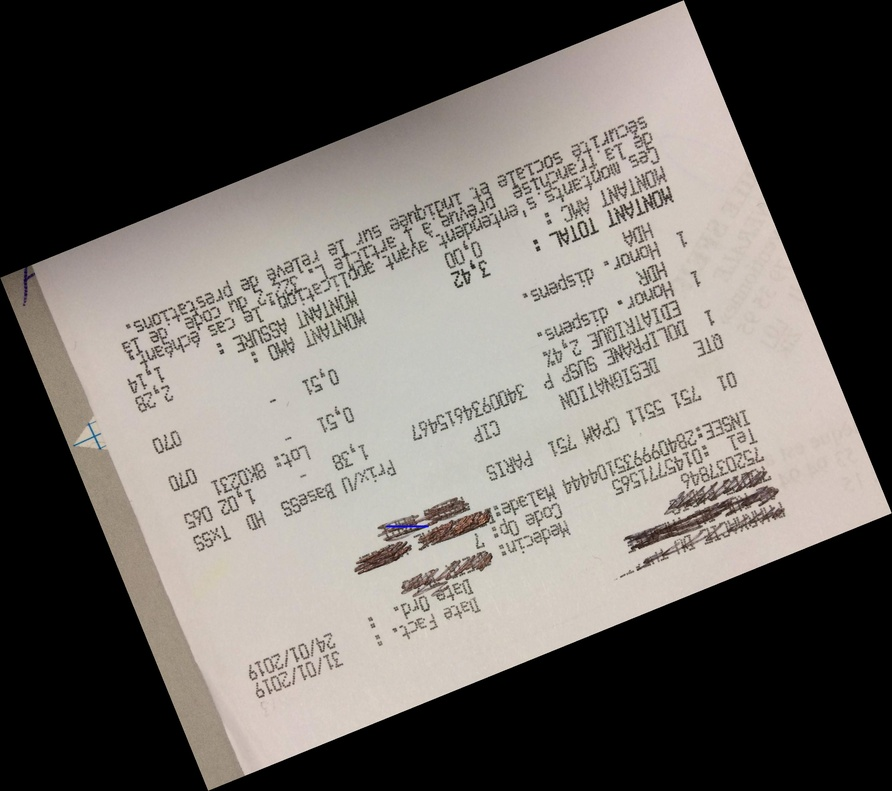
#> input picture rot.jpg, 892 x 791 px, shrunk from 2475 x 2193 before the run
$ jupyter execute --allow-errors 'text skew V2.ipynb'
#> lines starting #> are read from the running program, lines starting #| are printed output that depends on the picture
[cell 1]
import cv2
import numpy as np


#image_path='test.jpg'
img = cv2.imread('rot.jpg', cv2.IMREAD_GRAYSCALE)
#> img: shape (791, 892); min 0, max 225, mean 104.5

def compute_skew(image):
    image = cv2.bitwise_not(image)
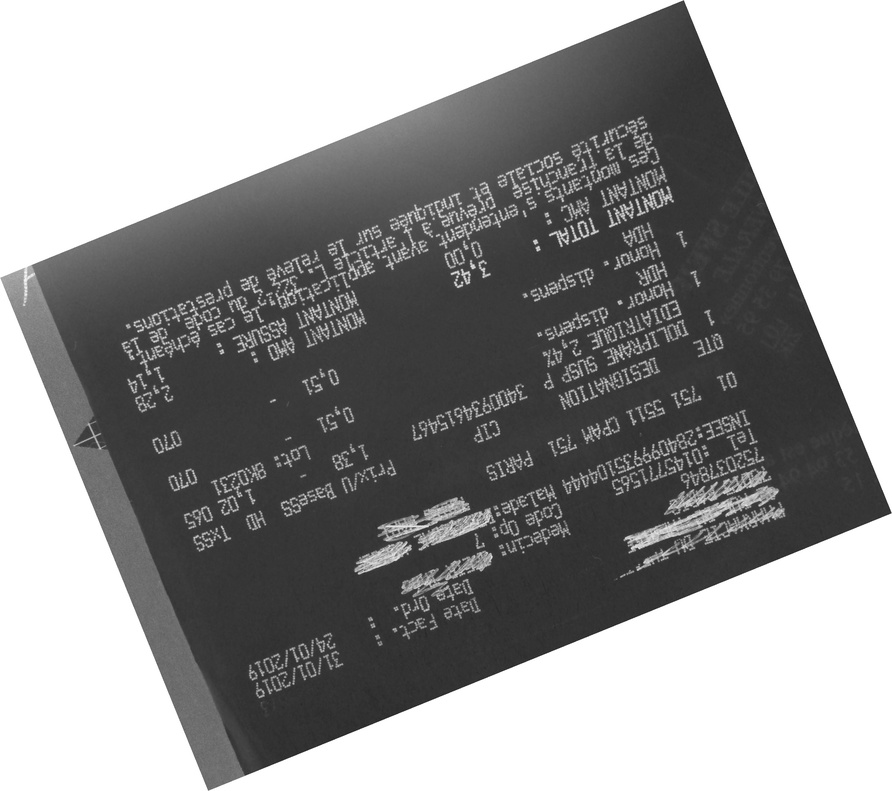
#> image: shape (791, 892); min 30, max 255, mean 150.5
    height, width = image.shape
#> height = 791; width = 892
    # Filter removed
    # edges = cv2.Canny(image, 150, 200, 3, 5)
    lines = cv2.HoughLinesP(image, 1, np.pi/180, 100, minLineLength=width / 2.0, maxLineGap=20)
#> lines = 563 rows, first 6: [149, 0, 891, 742], [81, 0, 871, 790], [110, 790, 891, 9], [0, 22, 768, 790], [56, 0, 846, 790], [67, 0, 857, 790]
    angle = 0.0
    # lines.size gets the number of lines multiplied by 4 (number of columns)
    # nlines = lines.size
    # so now, I only use the number of lines
    nlines = lines.size.shape[0]
    # this reshape was necessary in order to convert the shape from (n_lines,1,4) to (n_lines,4)
    lines = lines.reshape(lines.shape[0], 4)
    # [0] removed because of the new shape
    # for x1, y1, x2, y2 in lines[0]:
    for x1, y1, x2, y2 in lines:
        angle += np.arctan2(y2 - y1, x2 - x1)

    # The function cv2.getRotationMatrix2D recieves as input the
    # angle in degrees, so I converted the return
    # https://docs.opencv.org/2.4/modules/imgproc/doc/geometric_transformations.html#getrotationmatrix2d
    #return angle / nlines

    angle /= nlines
    return angle*180/np.pi


def deskew(image, angle):
    image = cv2.bitwise_not(image)
    non_zero_pixels = cv2.findNonZero(image)
    center, wh, theta = cv2.minAreaRect(non_zero_pixels)

    root_mat = cv2.getRotationMatrix2D(center, angle, 1)
    rows, cols = image.shape
    rotated = cv2.warpAffine(image, root_mat, (cols, rows), flags=cv2.INTER_CUBIC)

    return cv2.getRectSubPix(rotated, (cols, rows), center)


#> (the rest of this cell did not finish here and is left out)
